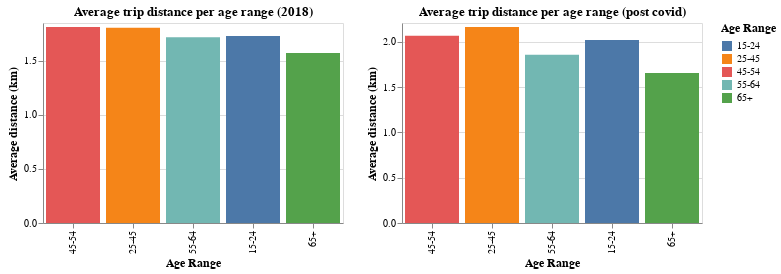

This figure's notebook cell:
### Code cell
def visualize_trip_distance_over_ages(df_1, df_2, description_1="", description_2=""):
    def specific_chart(df, description_bonus):
        min_value = 0 # df['avg_distance_km'].min() * 0.80
        max_value = df['avg_distance_km'].max() * 1.02

        return alt.Chart(df).mark_bar().encode(
                x=alt.X('age_range:O', title='Age Range', sort=None),
                y=alt.Y('avg_distance_km:Q', title='Average distance (km)',
                        scale=alt.Scale(domain=(min_value, max_value))),
                color=alt.Color('age_range', title='Age Range'),
                tooltip=['avg_distance_km', 'age_range']
            ).properties(
                title= 'Average trip distance per age range' + description_bonus,
                width= 300,
                height= 200
            )
        
    chart = alt.hconcat(
        specific_chart(df_1, description_1),
        specific_chart(df_2, description_2)
    ).configure_axis(
        labelAngle=45
    )

    chart = chart.configure_axis(
        titleFontSize=12,
        labelFontSize=10,
        labelOverlap='parity'
    ).configure_legend(
        titleFontSize=12,
        labelFontSize=10
    )

    return chart

visualize_trip_distance_over_ages(
    trip_distance_over_ages_2018, trip_distance_over_ages_post_covid,
    " (2018) ", " (post covid) "
    ).interactive()

### Figure 1 — Vega-Lite specification as saved in the notebook (floating-point values rounded to 4 significant figures)
{"config": {"view": {"continuousWidth": 300, "continuousHeight": 300}, "axis": {"labelFontSize": 10, "labelOverlap": "parity", "titleFontSize": 12}, "legend": {"labelFontSize": 10, "titleFontSize": 12}}, "hconcat": [{"data": {"name": "data-9c6b62e6c834cf83d0f0905694d0f989"}, "mark": {"type": "bar"}, "encoding": {"color": {"field": "age_range", "title": "Age Range", "type": "nominal"}, "tooltip": [{"field": "avg_distance_km", "type": "quantitative"}, {"field": "age_range", "type": "nominal"}], "x": {"field": "age_range", "sort": null, "title": "Age Range", "type": "ordinal"}, "y": {"field": "avg_distance_km", "scale": {"domain": [0, 1.847]}, "title": "Average distance (km)", "type": "quantitative"}}, "height": 200, "name": "view_11", "title": "Average trip distance per age range (2018) ", "width": 300}, {"data": {"name": "data-27b123d2681b19173b00026b3a3fa728"}, "mark": {"type": "bar"}, "encoding": {"color": {"field": "age_range", "title": "Age Range", "type": "nominal"}, "tooltip": [{"field": "avg_distance_km", "type": "quantitative"}, {"field": "age_range", "type": "nominal"}], "x": {"field": "age_range", "sort": null, "title": "Age Range", "type": "ordinal"}, "y": {"field": "avg_distance_km", "scale": {"domain": [0, 2.209]}, "title": "Average distance (km)", "type": "quantitative"}}, "height": 200, "name": "view_12", "title": "Average trip distance per age range (post covid) ", "width": 300}], "params": [{"name": "param_6", "select": {"type": "interval", "encodings": ["x", "y"]}, "bind": "scales", "views": ["view_11", "view_12"]}], "$schema": "https://vega.github.io/schema/vega-lite/v5.8.0.json", "datasets": {"data-9c6b62e6c834cf83d0f0905694d0f989": [{"age_range": "45-54", "avg_distance_km": 1.811}, {"age_range": "25-45", "avg_distance_km": 1.803}, {"age_range": "55-64", "avg_distance_km": 1.715}, {"age_range": "15-24", "avg_distance_km": 1.726}, {"age_range": "65+", "avg_distance_km": 1.57}], "data-27b123d2681b19173b00026b3a3fa728": [{"age_range": "45-54", "avg_distance_km": 2.068}, {"age_range": "25-45", "avg_distance_km": 2.166}, {"age_range": "55-64", "avg_distance_km": 1.857}, {"age_range": "15-24", "avg_distance_km": 2.02}, {"age_range": "65+", "avg_distance_km": 1.657}]}}
